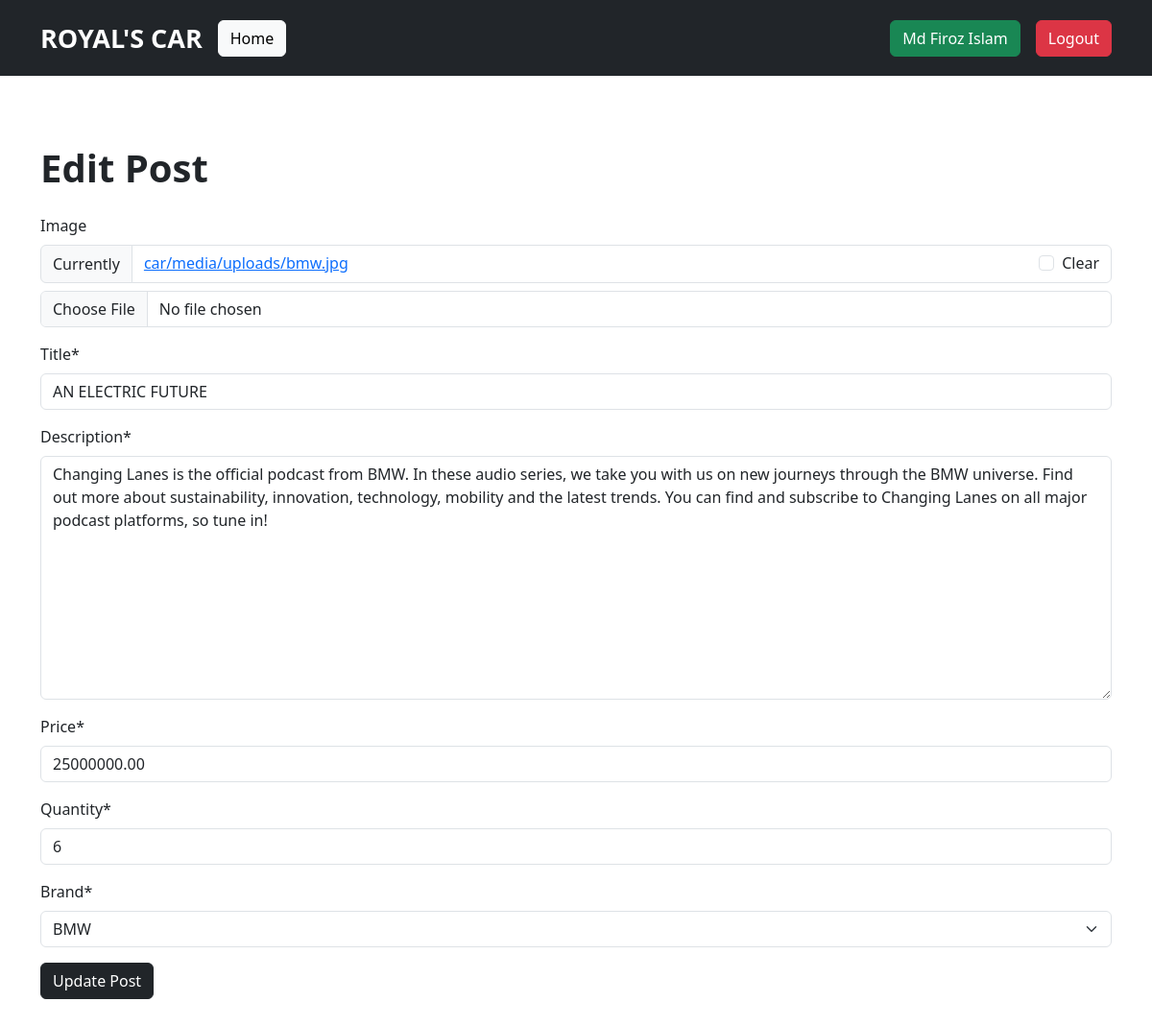
Page /car/edit/1 (signed in) on the committed database.
### car/models.py (models this page shows, shortened)
class Car(models.Model):
    image = models.ImageField(upload_to='car/media/uploads/', blank=True, null=True)
    title = models.CharField(max_length=200)
    description = models.TextField()
    price = models.DecimalField(max_digits=10, decimal_places=2)
    quantity = models.IntegerField()
    brand = models.ForeignKey(Brand, on_delete=models.CASCADE)
    created_at = models.DateTimeField(auto_now_add=True)

### car/views.py (the view)
# urls.py: path('edit/<int:id>', EditCarView.as_view(), name='edit_car'),
@method_decorator(login_required, name='dispatch')
class EditCarView(UpdateView):
    model = Car
    form_class = CarForm
    template_name = 'edit_car.html'
    pk_url_kwarg = 'id'
    success_url = reverse_lazy('home')

### car/forms.py
class CarForm(forms.ModelForm):
    class Meta:
        model = Car
        fields = '__all__'

### brand/models.py (called while the page is built)
    def __str__(self):
        return self.name

### car/templates/edit_car.html (shortened to what this page needs)
{% extends 'base.html' %}
{% load crispy_forms_tags %}
{% block content %}
<div>
    <h1 class="mb-4 fw-bold">Edit Post</h1>
    <form method="post">
        {{form|crispy}}
        <button class="btn btn btn-dark">Update Post</button>
</div>
{% endblock %}

### templates/base.html (shortened to what this page needs)
<!DOCTYPE html>
<html lang="en">
<head>
    <link href="https://cdn.jsdelivr.net/npm/bootstrap@5.3.3/dist/css/bootstrap.min.css" rel="stylesheet">
</head>
<body>
    <nav class="navbar navbar-dark bg-dark sticky-top top-0 navbar-expand-lg">
        <div class="container py-2 d-flex justify-content-between align-items-center">
            <a class="navbar-brand fw-bold" href="{% url 'home' %}" style="font-size:27px; line-height: normal;">ROYAL'S CAR</a>
            <a href="{% url 'home' %}" class="btn btn-light">Home</a>
            <div class="collapse navbar-collapse" id="navbarSupportedContent">
                <div class="ms-auto d-flex gap-3">
                    {% if user.is_authenticated %}
                        <a href="{% url 'profile' %}" class="btn btn-success">
                            {{user.first_name|capfirst}}
                            {% if user.last_name %}
                                {{ user.last_name|capfirst }}
                            {% endif %}
                        </a>
                        <a href="{% url 'logout' %}" class="btn btn-danger">Logout</a>
                    {% else %}
                        <a href="{% url 'signup' %}" class="btn btn-success">Signup</a>
                        <a href="{% url 'login' %}" class="btn btn-warning">Login</a>
                    {% endif %}
                </div>
            </div>
        </div>
    </nav>
    <main class="container py-5">
        {% block content %}
        {% endblock %}
    </main>
</html>

### rows in the picture
Car: title "AN ELECTRIC FUTURE", description "Changing Lanes is the official podcast from BMW. In these audio series, we take you with us on new journeys through the BMW universe. Find out more about sustainability, innovation, technology, mobility and the latest trends. You can find and subscribe to Changing Lanes on all major podcast platforms, so tune in!", price "25000000.00", quantity "6", brand "BMW"

### other values in the picture
{{ user.first_name|capfirst }} "Md Firoz"
{{ user.last_name|capfirst }} "Islam"
